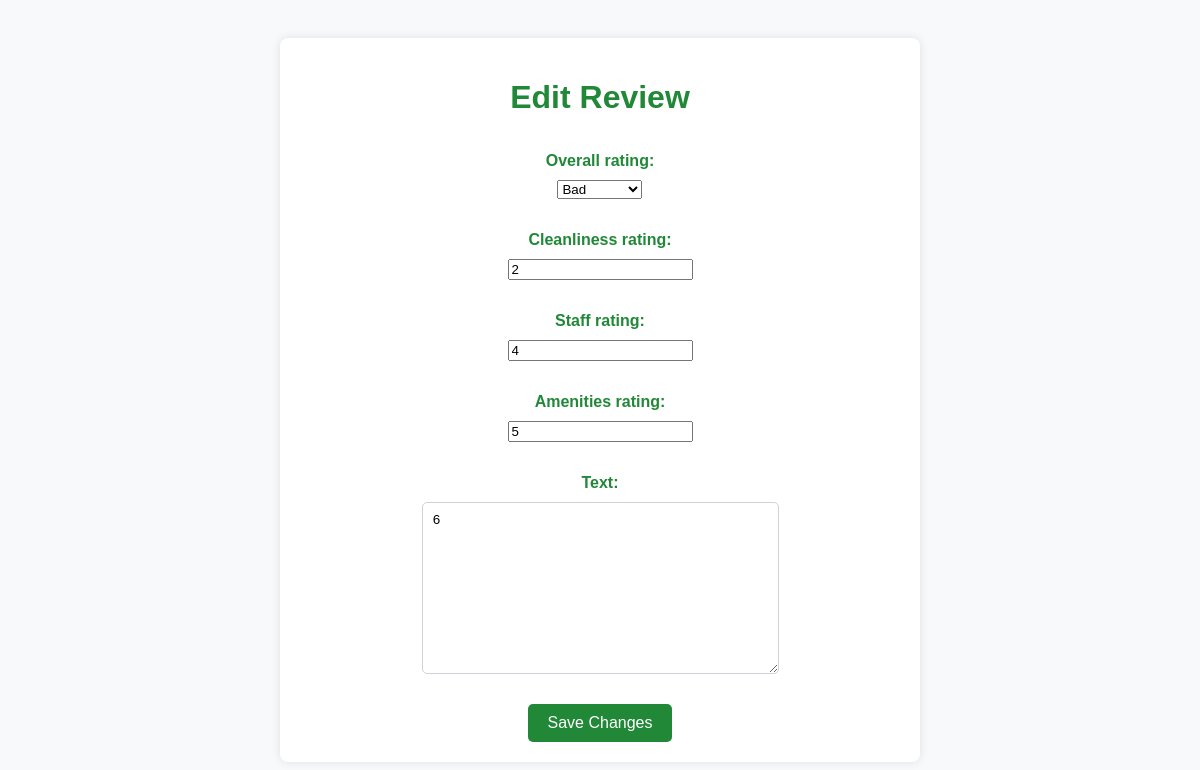
Screenshot of /review/edit/1/ with the database file from the repository.
### review/models.py (models this page shows, shortened)
class Review(models.Model):
    hotel = models.ForeignKey(Hotel, on_delete=models.CASCADE, related_name='reviews')
    user = models.ForeignKey(User, on_delete=models.CASCADE)
    overall_rating = models.IntegerField(default=0)
    cleanliness_rating = models.IntegerField(default=0)
    staff_rating = models.IntegerField(default=0)
    amenities_rating = models.IntegerField(default=0)
    text = models.TextField()
    created_at = models.DateTimeField(auto_now_add=True)
    approved_by_manager = models.BooleanField(default=False)  # Indicates whether the review has been approved by a manager
    class Meta:
        ordering = ['-created_at']  # Order reviews by creation date, newest first

### review/views.py (the view)
# urls.py: path('review/edit/<int:review_id>/', edit_review, name='edit_review'),
def edit_review(request, review_id):
    review = get_object_or_404(Review, pk=review_id)
    if request.method == 'POST':
        form = ReviewForm(request.POST, instance=review)
        if form.is_valid():
            form.save()
            return redirect('hotel_detail', hotel_id=review.hotel_id)
    else:
        form = ReviewForm(instance=review)
    return render(request, 'reviews/edit_review.html', {'form': form})

### review/forms.py (shortened to what this page needs)
class ReviewForm(forms.ModelForm):
    overall_rating = forms.ChoiceField(choices=[
        (1, 'Bad'),
        (2, 'Average'),
        (3, 'Fair'),
        (4, 'Very Good'),
        (5, 'Excellent')
    ], widget=forms.Select(attrs={'class': 'form-control'}))
    class Meta:
        model = Review
        fields = ['overall_rating', 'cleanliness_rating', 'staff_rating', 'amenities_rating', 'text']

### templates/reviews/edit_review.html (shortened to what this page needs)
<!DOCTYPE html>
<html lang="en">
<head>
</head>
<body>
    <div class="container">
        <h1>Edit Review</h1>
        <form method="post">
            {{ form.as_p }}
            <button type="submit">Save Changes</button>
        </form>
    </div>
</body>
</html>

### templates/reviews/edit_review.html (style rules this page uses)
body { font-family: Arial, sans-serif; background-color: #f8f9fa; margin: 0; padding: 0; display: flex; justify-content: center; align-items: center; height: 100vh; }
.container { width: 100%; max-width: 600px; padding: 20px; background-color: #fff; border-radius: 8px; box-shadow: 0 0 10px rgba(0, 0, 0, 0.1); text-align: center; height: fit-content; }
h1 { color: #218838; margin-bottom: 20px; }
form { display: flex; flex-direction: column; align-items: center; }
label { display: block; margin-bottom: 10px; color: #218838; font-weight: bold; }
input[type="text"], textarea { width: 100%; padding: 10px; border: 1px solid #ced4da; border-radius: 5px; margin-bottom: 10px; box-sizing: border-box; }
button[type="submit"] { background-color: #218838; color: #fff; border: none; border-radius: 5px; padding: 10px 20px; cursor: pointer; transition: background-color 0.3s; font-size: 16px; }

### rows the page displays
Review: overall_rating "Bad", cleanliness_rating "2", staff_rating "4", amenities_rating "5", text "6"
